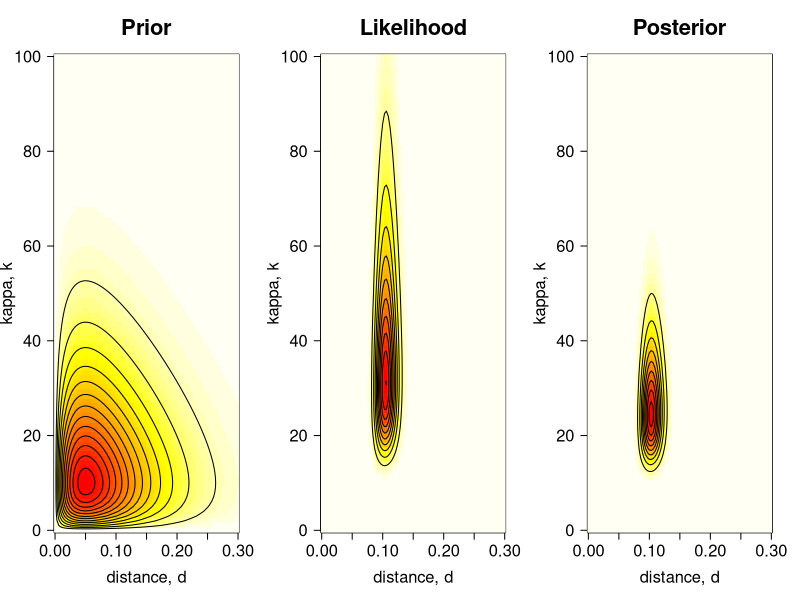
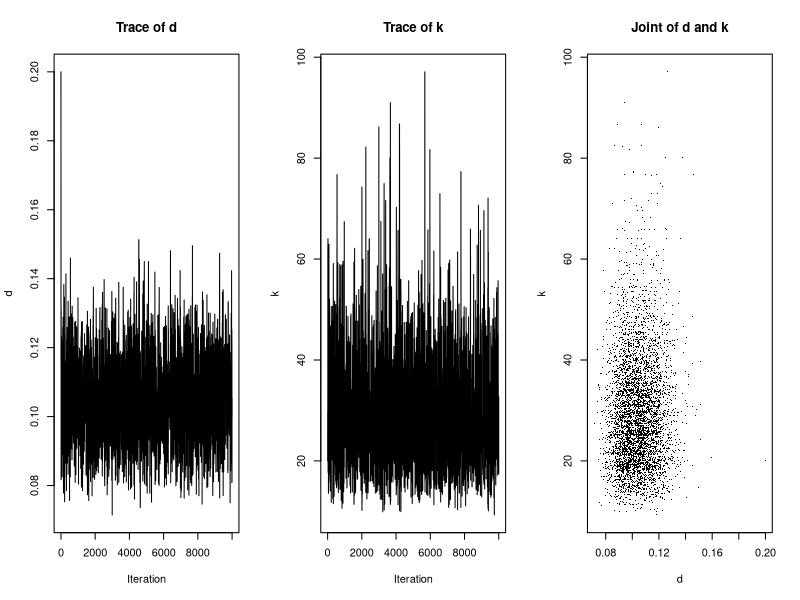
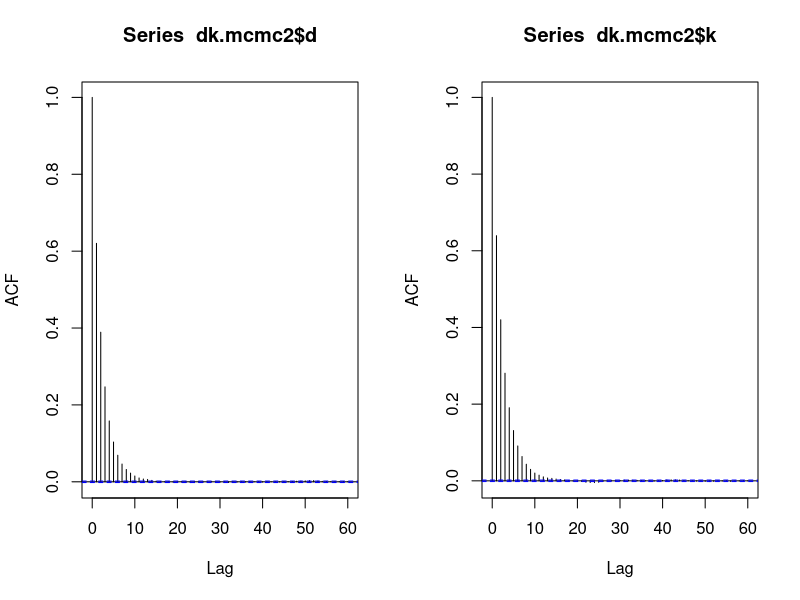
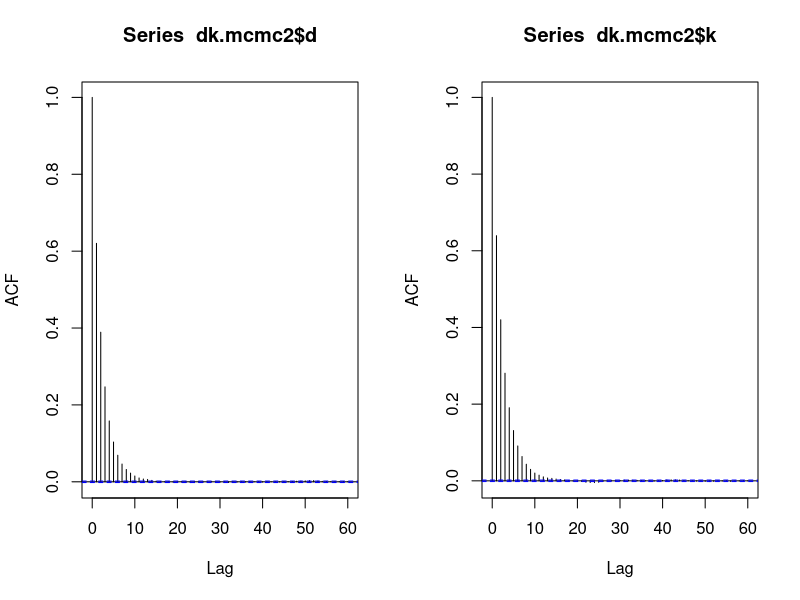
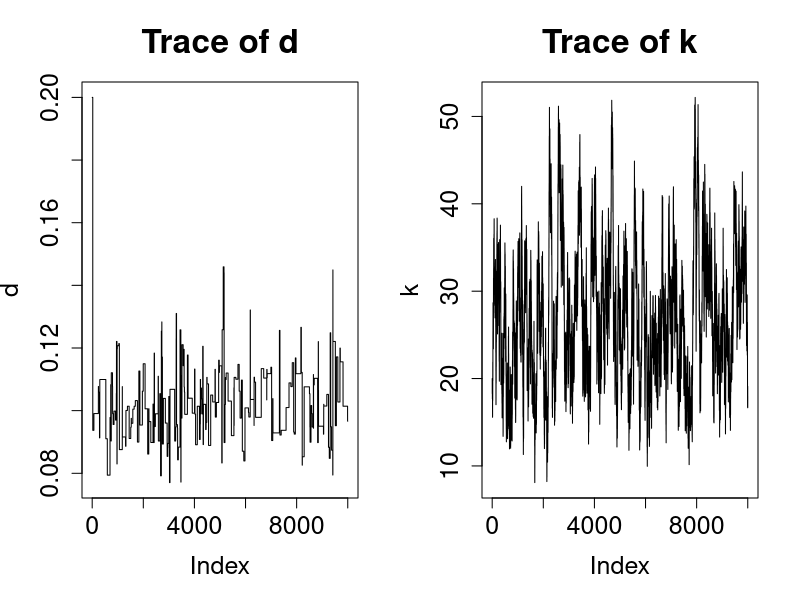
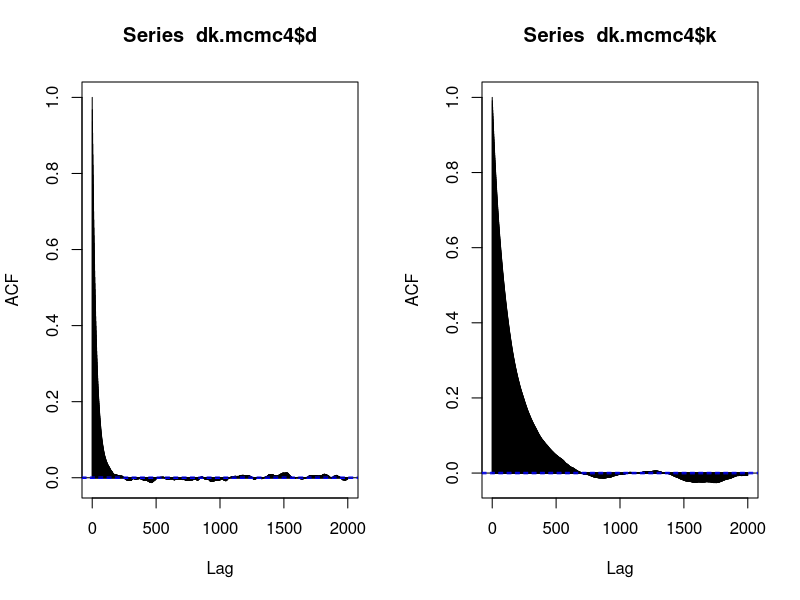
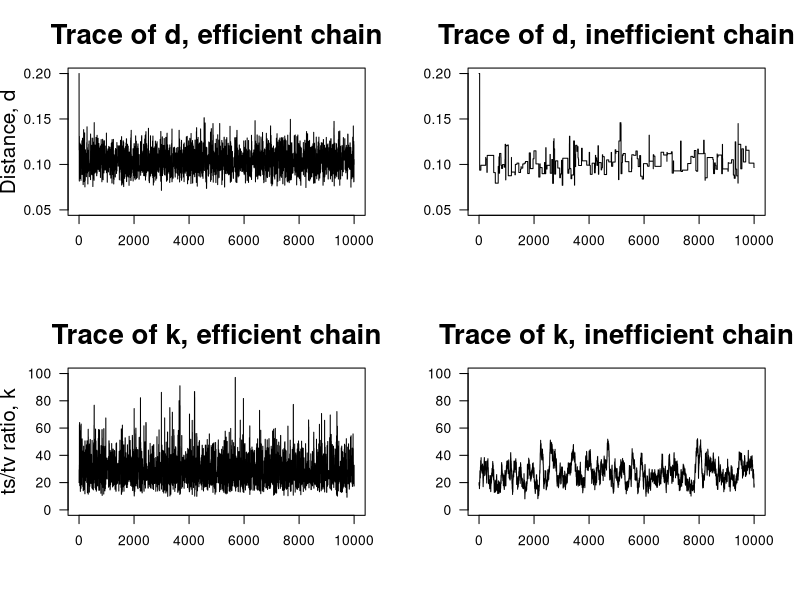
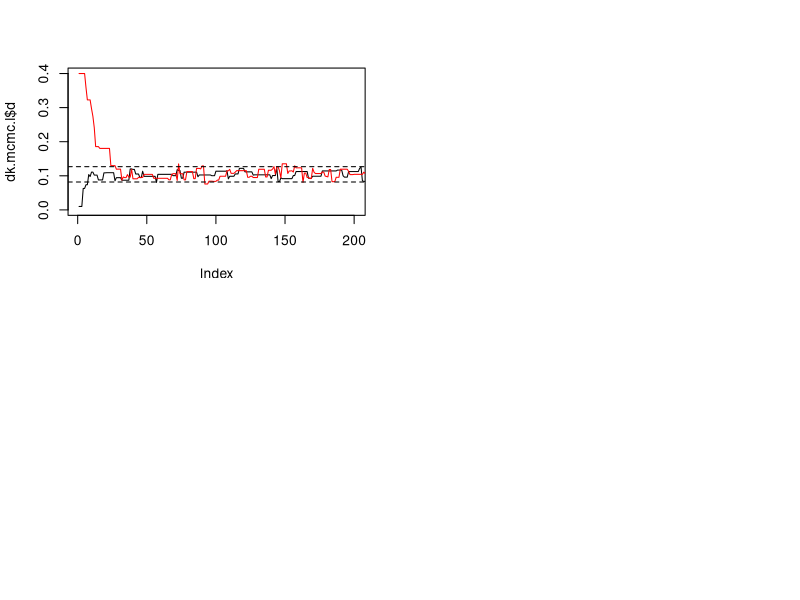

Write R code to recreate these figures, in order.
## ---- chunk 1
knitr::opts_chunk$set(echo = TRUE)
## ---- chunk 2
# Length of alignment in bp
n  <- 948
# Total number of transitions (23+30+10+21)
ns <- 84
# Total number of transversions (1+0+2+0+2+1+0+0)
nv <- 6
## ---- chunk 3
# Define log-likelihood function, f(D|d,k).
# This uses Kimura's (1980) substitution model. See p.8 in Yang (2014).
#
# Arguments:
#
#   d  Numeric, value for the distance.
#   k  Numeric, value for parameter kappa.
#   n  Numeric, length of the alignment. Default: 948.
#   ns Numeric, total number of transitions. Default: 84.
#   nv Numeric, total number of transversions. Default: 6.
k80.lnL <- function( d, k, n = 948, ns = 84, nv = 6 ) {

  # Define probabilities
  p0 <- .25 + .25 * exp( -4*d/( k+2 ) ) + .5 * exp( -2*d*( k+1 )/( k+2 ) )
  p1 <- .25 + .25 * exp( -4*d/( k+2 ) ) - .5 * exp( -2*d*( k+1 )/( k+2 ) )
  p2 <- .25 - .25 * exp( -4*d/( k+2 ) )

  # Return log-likelihood
  return ( ( n - ns - nv ) * log( p0/4 ) +
            ns * log( p1/4 ) + nv * log( p2/4 ) )

}
## ---- chunk 4
# Dimension for the plot
dim <- 100
# Vector of d values
d.v <- seq( from = 0, to = 0.3, len = dim )
# Vector of k values
k.v <- seq( from = 0, to = 100, len = dim )
dk  <- expand.grid( d = d.v, k = k.v )
## ---- chunk 5
# Compute log-likelihood surface, f(D|d,k)
lnL <- matrix( k80.lnL( d = dk$d, k = dk$k ), ncol = dim )

# For numerical reasons, we take the exponential to
# get the likelihood, then scale it to be 1
# at the maximum, i.e., we subtract max(lnL)
L <- exp( lnL - max( lnL ) )
## ---- chunk 6
# Compute prior surface, f(D)f(k)
Pri <- matrix( dgamma( x = dk$d, shape = 2, rate = 20 ) *
               dgamma( x = dk$k, shape = 2, rate = .1 ),
               ncol = dim )

# Compute unscaled posterior surface, f(d)f(k)f(D|d,k)
Pos <- Pri * L
## ---- chunk 7
# Plot prior, likelihood, and unscaled posterior surfaces.
# We want one row and three columns.
par( mfrow = c( 1, 3 ) )
# Prior surface. Note that the `contour()` function creates a contour plot.
image( x = d.v, y = k.v, z = -Pri, las = 1, col = heat.colors( 50 ),
       main = "Prior", xlab = "distance, d",
       ylab = "kappa, k", cex.main = 2.0,
       cex.lab = 1.5, cex.axis = 1.5 )
contour( x = d.v, y = k.v, z = Pri, nlev=10, drawlab = FALSE, add = TRUE )
# Likelihood surface + contour plot.
image( x = d.v, y = k.v, z = -L, las = 1, col = heat.colors( 50 ),
       main = "Likelihood", xlab = "distance, d",
       ylab = "kappa, k", cex.main = 2.0,
       cex.lab = 1.5, cex.axis = 1.5 )
contour( x = d.v, y = k.v, z = L, nlev = 10,
         drawlab = FALSE, add = TRUE)
# Unscaled posterior surface + contour plot.
image( x = d.v, y = k.v, z = -Pos, las = 1, col = heat.colors( 50 ),
       main = "Posterior", xlab = "distance, d",
       ylab = "kappa, k", cex.main = 2.0,
       cex.lab = 1.5, cex.axis = 1.5 )
contour( x = d.v, y = k.v, z = Pos, nlev = 10,
         drawlab = FALSE, add = TRUE )
## ---- chunk 8
# Define function that returns the logarithm of the unscaled posterior:
#                             f(d) * f(k) * f(D|d,k)
# By, default we set the priors as:
#                  f(d) = Gamma(d | 2, 20) and f(k) = Gamma(k | 2, .1)
#
# Arguments:
#
#   d     Numeric, value for the distance.
#   k     Numeric, value for parameter kappa.
#   n     Numeric, length of the alignment. Default: 948.
#   ns    Numeric, total number of transitions. Default: 84.
#   nv    Numeric, total number of transversions. Default: 6.
#   a.d.  Numeric, alpha value of the Gamma distribution that works as a prior
#         for the distance (d). Default: 2.
#   b.d.  Numeric, beta value pf the Gamma distribution that works as a prior
#         for parameter distance (d). Default: 20.
#   a.k.  Numeric, alpha value for the Gamma distribution that works as a prior
#         for parameter kappa (k). Default: 2.
#   b.k.  Numeric, beta value for the Gamma distribution that works as a prior
#         for parameter kappa (k). Default: 0.1.
ulnPf <- function( d, k, n = 948, ns = 84, nv = 6,
                   a.d = 2, b.d = 20, a.k = 2, b.k = .1 ){

  # The normalizing constant in the prior densities can be ignored
  lnpriord <- ( a.d - 1 )*log( d ) - b.d * d
  lnpriork <- ( a.k - 1 )*log( k ) - b.k * k

  # Define log-likelihood (K80 model)
  expd1 <- exp( -4*d/( k+2 ) )
  expd2 <- exp( -2*d*( k+1 )/( k+2 ) )
  p0 <- .25 + .25 * expd1 + .5 * expd2
  p1 <- .25 + .25 * expd1 - .5 * expd2
  p2 <- .25 - .25 * expd1
  lnL <- ( ( n - ns - nv ) * log( p0/4 ) + ns * log( p1/4 ) + nv * log( p2/4 ) )

  # Return unnormalised posterior
  return ( lnpriord + lnpriork + lnL )
}
## ---- chunk 9
# Define function with MCMC algorithm.
#
# Arguments:
#
#   init.d  Numeric, initial state value for parameter d.
#   init.k  Numeric, initial state value for paramter k.
#   N       Numeric, number of iterations that the MCMC will run.
#   w.d     Numeric, width of the sliding-window proposal for d.
#   w.k     Numeric, width of the sliding-window proposal for k.
mcmcf <- function( init.d, init.k, N, w.d, w.k ) {

  # We keep the visited states (d, k) in sample.d and sample.k
  # for easy plotting. In practical MCMC applications, these
  # are usually written into a file. These two objects are numeric
  # vectors of length N+1.
  sample.d <- sample.k <- numeric( N+1 )

  # STEP 1: Set initial parameter values to be used during the first
  #         iteration of the MCMC.
  # 1.1. Get initial values for parameters k and d. Save these values
  #      in vectors sample.d and sample.k
  d <- init.d;  sample.d[1] <- init.d
  k <- init.k;  sample.k[1] <- init.k
  # 1.2. Get unnormalised posterior
  ulnP  <- ulnPf( d = d, k = k )
  # 1.3. Initialise numeric vectors that will be used to keep track of
  #      the number of times proposed values for each parameter,
  #      d and k, have been accepted
  acc.d <- 0; acc.k <- 0
  # 1.4. Start MCMC, which will run for N iterations
  for ( i in 1:N ){

    # STEP 2: Propose a new state d*.
    # We use a uniform sliding window of width w with reflection
    # to propose new values d* and k*
    # 2.1. Propose d* and accept/reject the proposal
    dprop <- d + runif( n = 1, min = -w.d/2, max = w.d/2 )
    # 2.2. Reflect if dprop is negative
    if ( dprop < 0 ) dprop <- -dprop
    # 2.3. Compute unnormalised posterior
    ulnPprop <- ulnPf( d = dprop, k = k )
    lnalpha  <- ulnPprop - ulnP

    # STEP 3: Accept or reject the proposal:
    #            if ru < alpha accept proposed d*
    #            else reject and stay where we are
    if ( lnalpha > 0 || runif( n = 1 ) < exp( lnalpha ) ){
      d      <- dprop
      ulnP   <- ulnPprop
      acc.d  <- acc.d + 1
    }

    # STEP 4: Repeat steps 2-3 to propose a new state k*.
    # 4.1. Propose k* and accept/reject the proposal
    kprop <- k + runif( n = 1, min = -w.k/2, max = w.k/2 )
    # 4.2. Reflect if kprop is negative
    if ( kprop < 0 ) kprop <- -kprop
    # 4.3. Compute unnormalised posterior
    ulnPprop <- ulnPf( d = d, k = kprop )
    lnalpha  <- ulnPprop - ulnP
    # 4.4. Accept/reject proposal:
    #          if ru < alpha accept proposed k*
    #          else reject and stay where we are
    if ( lnalpha > 0 || runif( n = 1 ) < exp( lnalpha ) ){
      k     <- kprop
      ulnP  <- ulnPprop
      acc.k <- acc.k + 1
    }

    # STEP 5: Save chain state for each parameter so we can later
    #         plot the corresponding histograms
    sample.d[i+1] <- d
    sample.k[i+1] <- k
  }

  # Print out the proportion of times
  # the proposals were accepted
  cat( "Acceptance proportions:\n", "d: ", acc.d/N, " | k: ", acc.k/N, "\n" )

  # Return vector of d and k visited during MCMC
  return( list( d = sample.d, k = sample.k ) )

}
## ---- chunk 10
set.seed( 12345 )
## ---- chunk 11
# Test run-time
system.time( mcmcf( init.d = 0.2, init.k = 20, N = 1e4,
                    w.d = .12, w.k = 180 ) )
## ---- chunk 12
# Run MCMC and save output
dk.mcmc <- mcmcf( init.d = 0.2, init.k = 20, N = 1e4,
                  w.d = .12, w.k = 180 )
## ---- chunk 13
# Plot traces of the values sampled for each parameter
par( mfrow = c( 1,3 ) )
# Plot trace for parameter d
plot( x = dk.mcmc$d, ty = 'l', xlab = "Iteration",
      ylab = "d", main = "Trace of d" )
# Plot trace for parameter k
plot( x = dk.mcmc$k, ty = 'l', xlab = "Iteration",
      ylab = "k", main = "Trace of k" )
# Plot the joint sample of d and k (points sampled from posterior surface)
plot( x = dk.mcmc$d, y = dk.mcmc$k, pch = '.', xlab = "d",
      ylab = "k", main = "Joint of d and k" )
## ---- chunk 14
# Run n=1e6 iterations
dk.mcmc2 <- mcmcf( init.d = 0.2, init.k = 20, N = 1e6,
                   w.d = .12, w.k = 180 )

# Plot ACF for each parameter
par( mfrow = c( 1,2 ) )
acf( x = dk.mcmc2$d )
acf( x = dk.mcmc2$k )
## ---- chunk 15
# Define efficiency function
#
# Arguments:
#  acf  Numeric, autocorrelation value
eff <- function( acf ) 1 / ( 1 + 2 * sum( acf$acf[-1] ) )
## ---- chunk 16
# Compute efficiency
eff( acf = acf( dk.mcmc2$d ) )
eff( acf = acf( dk.mcmc2$k ) )
## ---- chunk 17
dk.mcmc3 <- mcmcf( init.d = 0.2, init.k = 20, N = 1e4,
                   w.d = 3, w.k = 5 )
## ---- chunk 18
# Plot traces for each parameter.
par( mfrow = c( 1,2 ) )
plot( x = dk.mcmc3$d, ty = 'l', main = "Trace of d", cex.main = 2.0,
      cex.lab = 1.5, cex.axis = 1.5, ylab = "d" )
plot( x = dk.mcmc3$k, ty = 'l', main = "Trace of k", cex.main = 2.0,
      cex.lab = 1.5, cex.axis = 1.5, ylab = "k" )
## ---- chunk 19
# Run MCMC
dk.mcmc4 <- mcmcf( init.d = 0.2, init.k = 20, N = 1e6,
                   w.d = 3, w.k = 5 )
# Compute efficiency values
eff( acf = acf( dk.mcmc4$d, lag.max = 2e3 ) )
eff( acf = acf( dk.mcmc4$k, lag.max = 2e3 ) )

# Plot the traces for efficient (part 2) and inefficient chains.
par( mfrow = c( 2,2 ) )
plot( dk.mcmc$d, ty = 'l', las = 1, ylim = c( .05,.2 ),
      main = "Trace of d, efficient chain", xlab = '',
      ylab = "Distance, d", cex.main = 2.0, cex.lab = 1.5 )
plot( dk.mcmc3$d, ty = 'l', las = 1, ylim = c( .05,.2 ),
      main = "Trace of d, inefficient chain", xlab='',
      ylab = '', cex.main = 2.0, cex.lab = 1.5 )
plot( dk.mcmc$k, ty = 'l', las = 1, ylim = c( 0,100 ),
      main = "Trace of k, efficient chain",
      xlab = '', ylab = "ts/tv ratio, k",
      cex.main = 2.0, cex.lab = 1.5 )
plot( dk.mcmc3$k, ty = 'l', las = 1, ylim = c( 0,100 ),
      main = "Trace of k, inefficient chain",
      xlab = '', ylab = '', cex.main = 2.0, cex.lab = 1.5 )
## ---- chunk 20
# Run MCMCs with high/low starting values for parameters d and k.
dk.mcmc.l <- mcmcf( init.d = 0.01, init.k = 20, N = 1e4,
                    w.d = .12, w.k = 180 )
dk.mcmc.h <- mcmcf( init.d = 0.4, init.k = 20, N = 1e4,
                    w.d = .12, w.k = 180 )
## ---- chunk 21
# Compute mean and sd for d
mean.d <- mean( dk.mcmc.l$d )
sd.d   <- sd( dk.mcmc.l$d )
## ---- chunk 22
# Plot the two chains 
plot( dk.mcmc.l$d, xlim = c( 1,200 ), ylim = c( 0,0.4 ), ty = "l" )
lines( dk.mcmc.h$d, col = "red" )
# Plot a horizontal dashed line to indicate (approximately)
# the 95% CI.
abline( h = mean.d + 2 * c( -sd.d, sd.d ), lty = 2 )
## ---- chunk 23
# Run an efficient chain (i.e., good proposal step sizes)
dk.mcmc.b <- mcmcf( init.d = 0.05, init.k = 5, N = 1e4,
                    w.d = .12, w.k = 180 )

# Run an inefficient chain (i.e., bad proposal step sizes)
dk.mcmc3.b <- mcmcf( init.d  = 0.05, init.k = 5, N = 1e4,
                     w.d = 3, w.k = 5 )

# Plot and compare histograms
# Set breaking points for the plot
bks <- seq(from=0, to=150, by=1)
# Start plotting
par( mfrow = c( 1,2 ) )
hist( x = dk.mcmc.b$k, prob = TRUE, breaks = bks, border = NA,
      col = rgb( 0, 0, 1, .5 ), las = 1, xlab = "kappa",
      xlim = c( 0,100 ), ylim = c( 0,.055 ) )
hist( x = dk.mcmc$k, prob=TRUE, breaks=bks, border=NA,
      col=rgb(.5, .5, .5, .5), add=TRUE)
hist( x = dk.mcmc3.b$k, prob=TRUE, breaks=bks, border=NA,
      col=rgb(0, 0, 1, .5), las=1, xlab="kappa",
      xlim=c(0,100), ylim=c(0,.055))
hist( x = dk.mcmc3$k, prob=TRUE, breaks=bks, border=NA,
      col=rgb(.5, .5, .5, .5), add=TRUE)
## ---- chunk 24
# A) Calculate the posterior means and s.d for each chain.
# Compute means for efficient chains (they are quite similar)
mean( dk.mcmc$d ); mean( dk.mcmc.b$d )
mean( dk.mcmc$k ); mean( dk.mcmc.b$k )
# Compute means for inefficient chains (not so similar)
mean( dk.mcmc3$d ); mean( dk.mcmc3.b$d )
mean( dk.mcmc3$k ); mean( dk.mcmc3.b$k )
# Standard error of the means for efficient chains
sqrt( 1/1e4 * var( dk.mcmc$d ) / 0.23 ) # roughly 2.5e-4
sqrt( 1/1e4 * var( dk.mcmc$k ) / 0.20 ) # roughly 0.2
# Standard error of the means for inefficient chain
sqrt( 1/1e4 * var( dk.mcmc3$d ) / 0.015 ) # roughly 9.7e-4
sqrt( 1/1e4 * var( dk.mcmc3$k ) / 0.003 ) # roughly 1.6

# B) Plot densities (smoothed histograms) for the efficient and
#    inefficient chains.
# Set value to scale the kernel densities for the MCMCs
adj <- 1.5
par( mfrow = c( 1,2 ) )
# Efficient chains
plot( x = density( x = dk.mcmc.b$k, adjust = adj ), col = "blue", las = 1,
      xlim  = c( 0, 100 ), ylim = c( 0, .05 ), xaxs = "i", yaxs = "i" )
lines( x = density( x = dk.mcmc$k, adjust = adj ), col = "black" )
# Inefficient chains
plot( x = density( dk.mcmc3.b$k, adjust = adj ), col = "blue", las = 1,
      xlim = c(0, 100), ylim = c( 0, .05 ), xaxs = "i", yaxs = "i" )
lines( x = density( x = dk.mcmc3$k, adjust = adj ), col = "black" )
